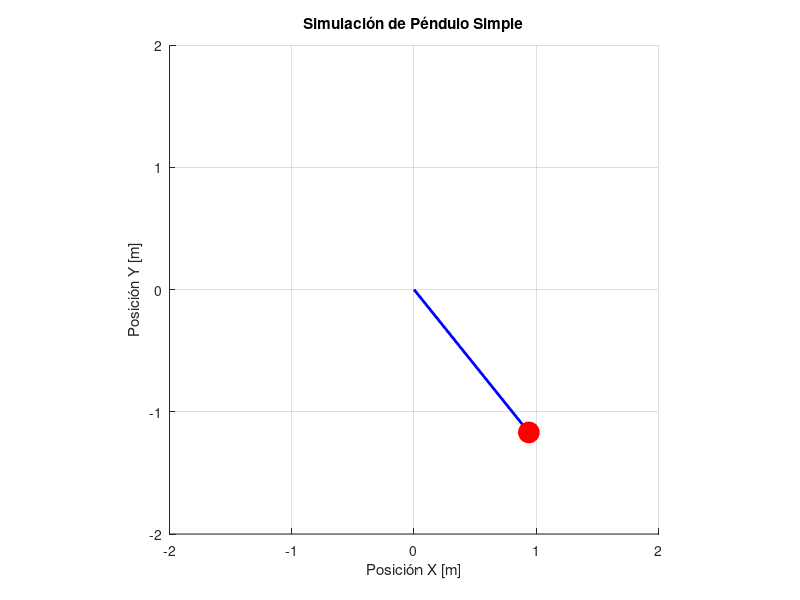

MATLAB code to generate this figure:
% Simulación de un péndulo simple con visualización
function simple_pendulum
    % Parámetros del péndulo (masa, longitud, gravedad)
    m = 1;      % Masa [kg]
    L = 1.5;    % Longitud [m]
    g = 9.81;   % Gravedad [m/s²]
    theta0 = pi/4; % Ángulo inicial [rad]
    
    % Tiempo de simulación (0 a 10 segundos)
    tspan = [0 10];
    % Condiciones iniciales [ángulo, velocidad angular]
    init = [theta0 0];
    
    % Resolver la ecuación diferencial usando ODE45
    [t,y] = ode45(@pendulum_eq, tspan, init);
    
    % Calcular coordenadas cartesianas del péndulo
    x = L * sin(y(:,1));
    y_pos = -L * cos(y(:,1));  % Negativo porque Y apunta hacia arriba
    
    % Animación del péndulo
    figure;
    axis equal;
    xlim([-L-0.5 L+0.5]);
    ylim([-L-0.5 L+0.5]);
    title('Simulación de Péndulo Simple');
    xlabel('Posición X [m]');
    ylabel('Posición Y [m]');
    grid on;
    
    pendulum_arm = line([0 x(1)], [0 y_pos(1)], 'LineWidth', 2, 'Color', 'b');
    hold on;
    pendulum_bob = plot(x(1), y_pos(1), 'ro', 'MarkerSize', 15, 'MarkerFaceColor', 'r');
    
    % Animación actualizando la posición
    for i = 1:length(t)
        set(pendulum_arm, 'XData', [0 x(i)], 'YData', [0 y_pos(i)]);
        set(pendulum_bob, 'XData', x(i), 'YData', y_pos(i));
        drawnow;
        pause(0.02); % Controlar velocidad de la animación
    end
    
    % Definición de la ecuación diferencial del péndulo
    function dydt = pendulum_eq(~,y)
        dydt = zeros(2,1);
        dydt(1) = y(2); % Velocidad angular
        dydt(2) = -(g/L) * sin(y(1)); % Aceleración angular
    end
end